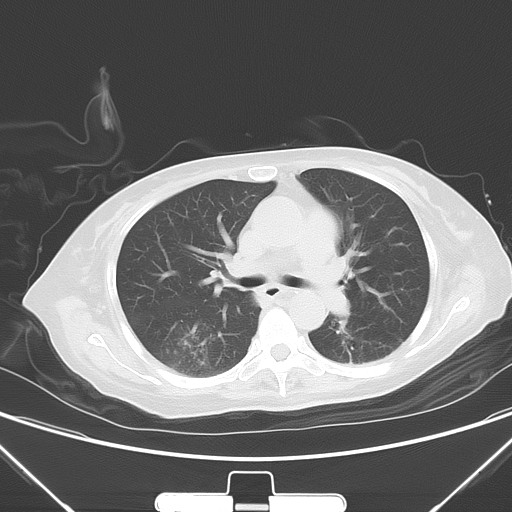
#> input picture openCV_lecture/IMG-0071-00047.jpg, 512 x 512 px
$ python 4.1_Image_processing.py
#> lines starting #> are read from the running program, lines starting #| are printed output that depends on the picture; after the words box and inside, x2 and y2 are one past the last pixel; in counts of white or black regions, pixels touching at a corner belong together
# #관심영역 지정
import cv2
import numpy as np

# img = cv2.imread('0_high.jpg')

# #ROI = region of interest

# x = 320; y = 150; w = 50; h = 50 #roi 좌표
# roi = img[y:y+h, x:x+w]

# print(roi.shape)
# cv2.rectangle(roi, (0,0), (h-1, w-1), (0,255,0))
# cv2.imshow("img", img)

# cv2.waitKey(0)
# cv2.destroyAllWindows()

# #관심영역 복제 및 새 창 띄우기
# x = 320; y = 150; w = 50; h = 50 #roi 좌표
# roi = img[y:y+h, x:x+w]
# img2 = roi.copy() #numpy copy

# img[y:y+h, x+w:x+w+w] = roi
# cv2.rectangle(img, (x,y), (x+w+w, y+h), (0,255,0))
# cv2.imshow("img", img)
# cv2.imshow("roi", img2)
# cv2.waitKey(0)
# cv2.destroyAllWindows()


# #스레시홀딩
# """
# grayscale, 즉 binary image로 표현하는 이유는 이미지에서 원하는 피사체의 모양을 좀 더 정확히
# 판단하기 위함. 종이에서 글씨분리등, 배경에서 전경을 분리하는 작업
# Thresholding이란, 여러 점수를 커트라인을 기준으로 합격과 불합격으로 나누는 것처럼
# 여러 값을 경계점을 기준으로 두 가지 분류로 나누는 것으로, 바이너리 이미지를
# 만드는 가장 대표적인 방법

# binary img 원리 : 컬러 이미지의 각 픽셀값이 특정 경계값을 넘으면 255, 못넘으면 0으로 설정하는 작업
# """
import matplotlib.pylab as plt
# [26 lines of commented-out code are left out]
img = cv2.imread('IMG-0071-00047.jpg', cv2.IMREAD_GRAYSCALE)
#> img is the input picture: shape (512, 512); min 54, max 255, mean 113.2

_, t_bin = cv2.threshold(img, 127, 255, cv2.THRESH_BINARY)
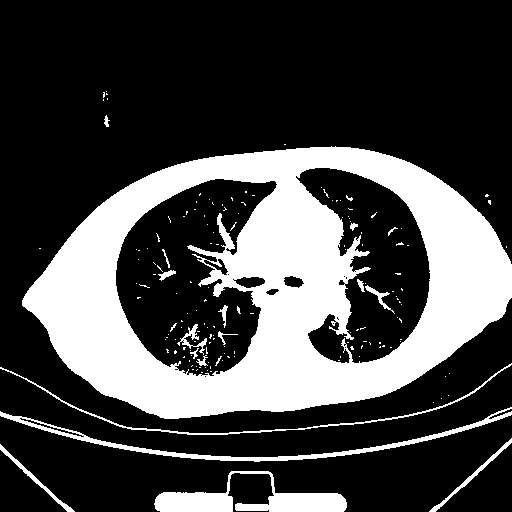
#> t_bin: shape (512, 512); 28% white; 161 white regions (141 under 20 px), largest, box (x1, y1, x2, y2) and area: (22, 146, 512, 419) 64389, (154, 471, 347, 512) 3373, (0, 407, 512, 462) 2465
_, t_bininv = cv2.threshold(img, 120, 255, cv2.THRESH_BINARY_INV)
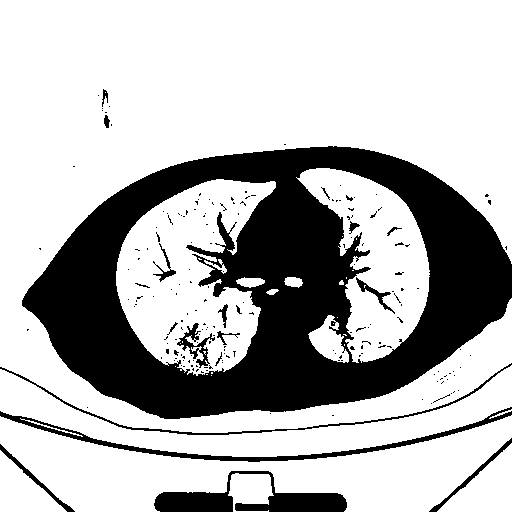
#> t_bininv: shape (512, 512); 71.4% white; 190 black regions (169 under 20 px), largest, box (x1, y1, x2, y2) and area: (22, 146, 512, 419) 64917, (154, 471, 347, 512) 3391, (0, 407, 512, 462) 2529
_, t_truc = cv2.threshold(img, 127, 255, cv2.THRESH_TRUNC)
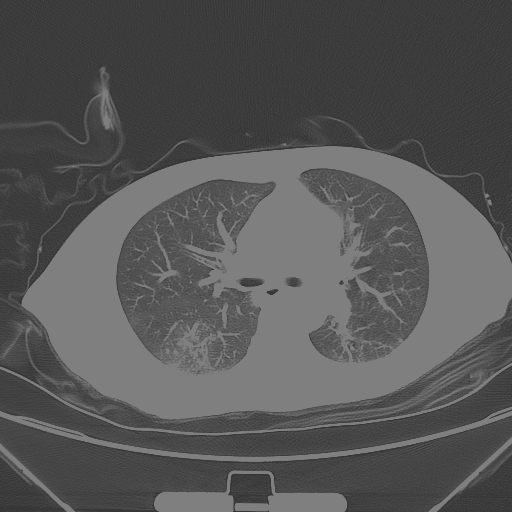
#> t_truc: shape (512, 512); min 54, max 127, mean 86.2
_, t_2zr = cv2.threshold(img, 127, 255, cv2.THRESH_TOZERO)
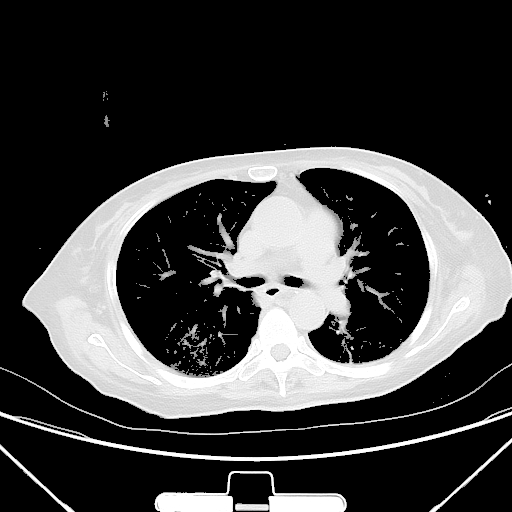
#> t_2zr: shape (512, 512); min 0, max 255, mean 62.6
_, t_2zrinv = cv2.threshold(img, 127, 255, cv2.THRESH_TOZERO_INV)
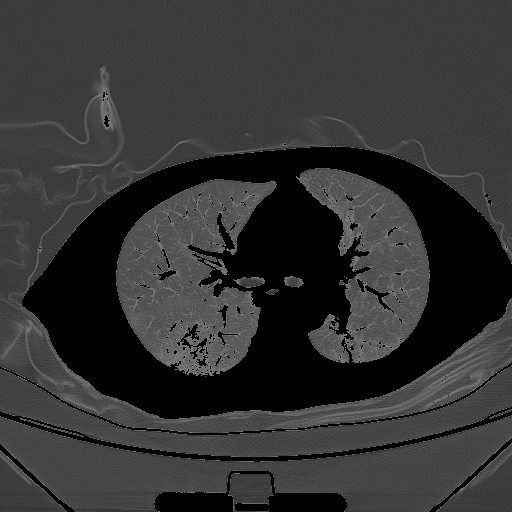
#> t_2zrinv: shape (512, 512); min 0, max 127, mean 50.6
_, t_130 = cv2.threshold(img, 130, 255, cv2.THRESH_BINARY)
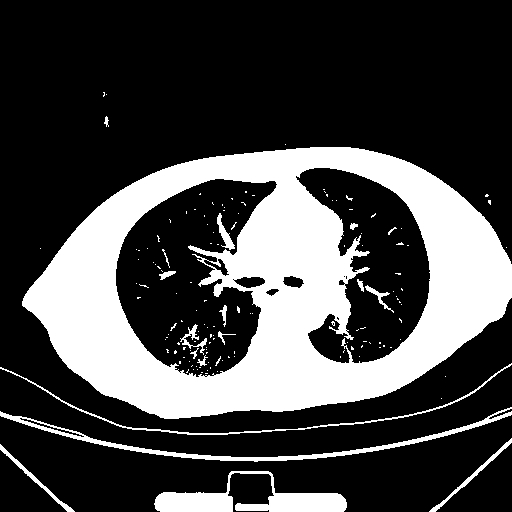
#> t_130: shape (512, 512); 27.8% white; 146 white regions (127 under 20 px), largest, box (x1, y1, x2, y2) and area: (22, 147, 512, 419) 63902, (154, 471, 347, 512) 3356, (0, 407, 512, 462) 2439
# 경계 값을 지정하지 않고 OTSU 알고리즘 선택 ---
t, t_otsu = cv2.threshold(img, -1, 255,  cv2.THRESH_BINARY | cv2.THRESH_OTSU)
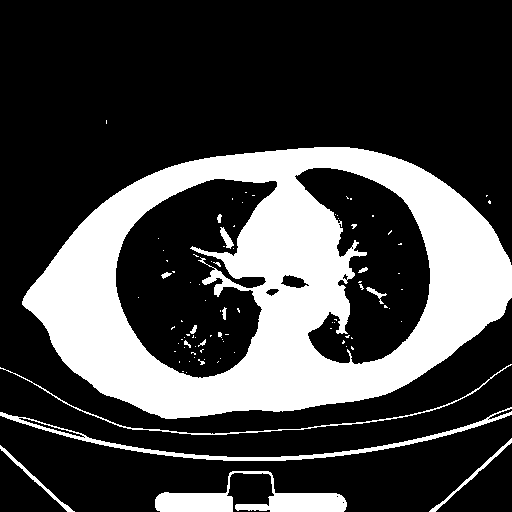
#> t_otsu: shape (512, 512); 26.9% white; 91 white regions (76 under 20 px), largest, box (x1, y1, x2, y2) and area: (22, 147, 512, 419) 62735, (155, 471, 347, 512) 3286, (0, 407, 512, 461) 2264
#> t = 149

imgs = {'origin':img, 'BINARY':t_bin, 'BINARY_INV':t_bininv, \
        'TRUNC':t_truc, 'TOZERO_INV':t_2zrinv, "OTSU":t_otsu}
for i, (key, value) in enumerate(imgs.items()):
    plt.subplot(2,3, i+1)
    plt.title(key)
    plt.imshow(value, cmap='gray')
    plt.xticks([]);    plt.yticks([])
#> this loop made 6 passes
#> key on passes 1 to 6: 'origin', 'BINARY', 'BINARY_INV', 'TRUNC', 'TOZERO_INV', 'OTSU'

plt.show()


# [201 lines of commented-out code are left out]

$ run again, with openCV_lecture/1002.jpg copied over openCV_lecture/IMG-0071-00047.jpg
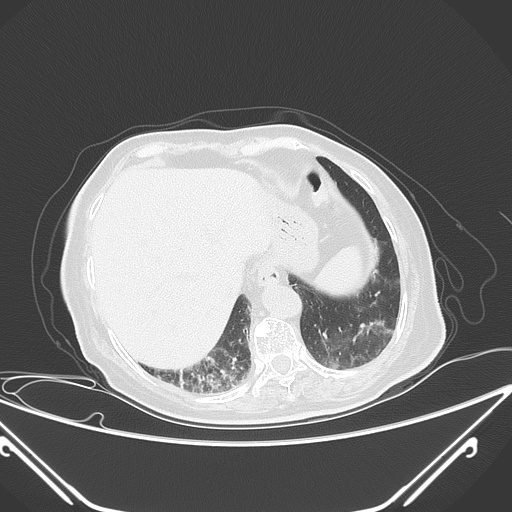
#> input picture openCV_lecture/1002.jpg, 512 x 512 px
#> img is the input picture: shape (512, 512); min 48, max 255, mean 121
#> `_, t_bin = cv2.threshold(img, 127, 255, cv2.THRESH_BINARY)`:
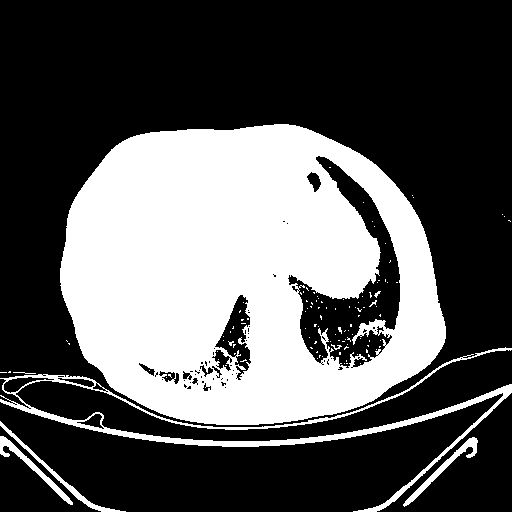
#> t_bin: shape (512, 512); 34.6% white; 112 white regions (104 under 20 px), largest, box (x1, y1, x2, y2) and area: (60, 124, 446, 425) 83069, (0, 347, 512, 512) 5378, (403, 437, 478, 507) 635
#> t_bininv: shape (512, 512); 65% white; 113 black regions (104 under 20 px), largest, box (x1, y1, x2, y2) and area: (60, 124, 446, 425) 83847, (0, 347, 512, 512) 5592, (0, 421, 126, 512) 651
#> t_130: shape (512, 512); 34.4% white; 102 white regions (96 under 20 px), largest, box (x1, y1, x2, y2) and area: (60, 124, 446, 425) 82808, (0, 348, 512, 512) 5255, (403, 437, 478, 507) 628, (0, 421, 126, 512) 619, (0, 436, 73, 505) 604, (333, 345, 342, 350) 20
#> `t, t_otsu = cv2.threshold(img, -1, 255,  cv2.THRESH_BINARY | cv2.THRES..`:
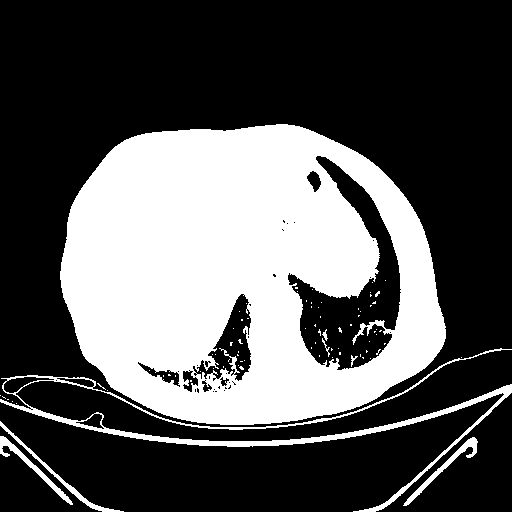
#> t_otsu: shape (512, 512); 33.6% white; 82 white regions (74 under 20 px), largest, box (x1, y1, x2, y2) and area: (60, 124, 446, 425) 81306, (0, 348, 512, 512) 4761, (403, 437, 478, 506) 581
#> t = 147
#> the loop `for i, (key, value) in enumerate(imgs.items()):` made 6 passes
#> key on passes 1 to 6: 'origin', 'BINARY', 'BINARY_INV', 'TRUNC', 'TOZERO_INV', 'OTSU'
